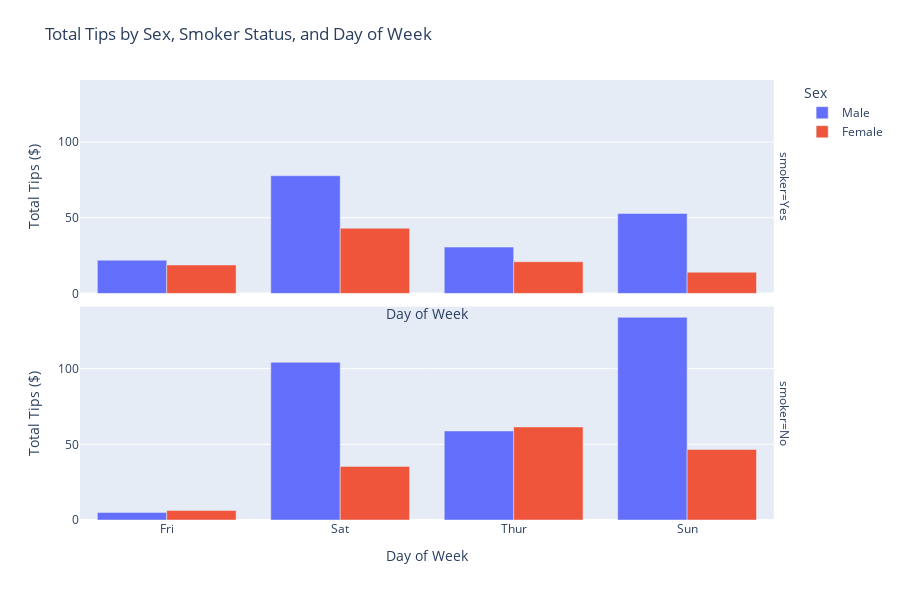

Source (notebook cell):
### Code cell
answer['chart']

### Figure 1 — Plotly figure (JSON) as saved in the notebook; plotly's stock layout.template omitted (floating-point values rounded to 4 significant figures)
{"data": [{"alignmentgroup": "True", "hovertemplate": "Sex=Male<br>smoker=Yes<br>Day of Week=%{x}<br>Total Tips ($)=%{y}<extra></extra>", "legendgroup": "Male", "marker": {"color": "#636efa", "pattern": {"shape": ""}}, "name": "Male", "offsetgroup": "Male", "orientation": "v", "showlegend": true, "textposition": "auto", "type": "bar", "x": ["Fri", "Sat", "Thur", "Sun"], "xaxis": "x2", "y": [21.93, 77.74, 30.58, 52.82], "yaxis": "y2"}, {"alignmentgroup": "True", "hovertemplate": "Sex=Male<br>smoker=No<br>Day of Week=%{x}<br>Total Tips ($)=%{y}<extra></extra>", "legendgroup": "Male", "marker": {"color": "#636efa", "pattern": {"shape": ""}}, "name": "Male", "offsetgroup": "Male", "orientation": "v", "showlegend": false, "textposition": "auto", "type": "bar", "x": ["Fri", "Sat", "Thur", "Sun"], "xaxis": "x", "y": [5.0, 104.2, 58.83, 134.0], "yaxis": "y"}, {"alignmentgroup": "True", "hovertemplate": "Sex=Female<br>smoker=Yes<br>Day of Week=%{x}<br>Total Tips ($)=%{y}<extra></extra>", "legendgroup": "Female", "marker": {"color": "#EF553B", "pattern": {"shape": ""}}, "name": "Female", "offsetgroup": "Female", "orientation": "v", "showlegend": true, "textposition": "auto", "type": "bar", "x": ["Fri", "Sat", "Thur", "Sun"], "xaxis": "x2", "y": [18.78, 43.03, 20.93, 14.0], "yaxis": "y2"}, {"alignmentgroup": "True", "hovertemplate": "Sex=Female<br>smoker=No<br>Day of Week=%{x}<br>Total Tips ($)=%{y}<extra></extra>", "legendgroup": "Female", "marker": {"color": "#EF553B", "pattern": {"shape": ""}}, "name": "Female", "offsetgroup": "Female", "orientation": "v", "showlegend": false, "textposition": "auto", "type": "bar", "x": ["Fri", "Sat", "Thur", "Sun"], "xaxis": "x", "y": [6.25, 35.42, 61.49, 46.61], "yaxis": "y"}], "layout": {"annotations": [{"font": {}, "showarrow": false, "text": "smoker=No", "textangle": 90, "x": 0.98, "xanchor": "left", "xref": "paper", "y": 0.2425, "yanchor": "middle", "yref": "paper"}, {"font": {}, "showarrow": false, "text": "smoker=Yes", "textangle": 90, "x": 0.98, "xanchor": "left", "xref": "paper", "y": 0.7575, "yanchor": "middle", "yref": "paper"}], "barmode": "group", "height": 600, "legend": {"title": {"text": "Sex"}, "tracegroupgap": 0}, "margin": {"b": 80, "l": 80, "r": 40, "t": 80}, "title": {"text": "Total Tips by Sex, Smoker Status, and Day of Week"}, "xaxis": {"anchor": "y", "categoryarray": ["Fri", "Sat", "Thur", "Sun"], "categoryorder": "array", "domain": [0, 0.98], "title": {"text": "Day of Week"}}, "xaxis2": {"anchor": "y2", "domain": [0, 0.98], "matches": "x", "showticklabels": false, "title": {"text": "Day of Week"}}, "yaxis": {"anchor": "x", "domain": [0, 0.485], "title": {"text": "Total Tips ($)"}}, "yaxis2": {"anchor": "x2", "domain": [0.515, 1], "matches": "y", "title": {"text": "Total Tips ($)"}}}}
